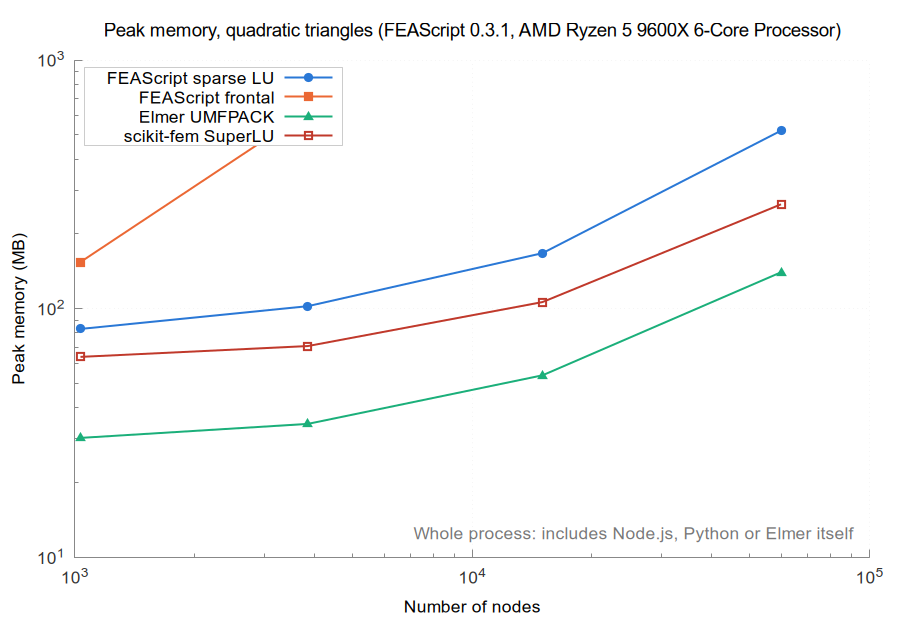

Recreate this plot in gnuplot.
set terminal pngcairo size 900,620 font 'Arial,13'
set border 3 lc rgb '#888888'; set tics nomirror tc rgb '#333333'
set grid lc rgb '#e6e6e6' lw 1; set key top left box lc rgb '#cccccc' opaque
set logscale xy; set format y '10^{%L}'; set format x '10^{%L}'
set output 'memory_tri_quadratic.png'
set title 'Peak memory, quadratic triangles (FEAScript 0.3.1, AMD Ryzen 5 9600X 6-Core Processor)' font 'Arial,14'
set xlabel 'Number of nodes'
set ylabel 'Peak memory (MB)'
set label 'Whole process: includes Node.js, Python or Elmer itself' at graph 0.98,0.05 right tc rgb '#777777'
plot 'memory_tri_quadratic_FEAScript_sparse_LU.dat' u 1:2 w lp lw 2 pt 7 ps 1.2 lc rgb '#2a78d6' t 'FEAScript sparse LU', \
     'memory_tri_quadratic_FEAScript_frontal.dat' u 1:2 w lp lw 2 pt 5 ps 1.2 lc rgb '#eb6834' t 'FEAScript frontal', \
     'memory_tri_quadratic_Elmer_UMFPACK.dat' u 1:2 w lp lw 2 pt 9 ps 1.2 lc rgb '#1baf7a' t 'Elmer UMFPACK', \
     'memory_tri_quadratic_scikit_fem_SuperLU.dat' u 1:2 w lp lw 2 pt 4 ps 1.2 lc rgb '#c0392b' t 'scikit-fem SuperLU'
